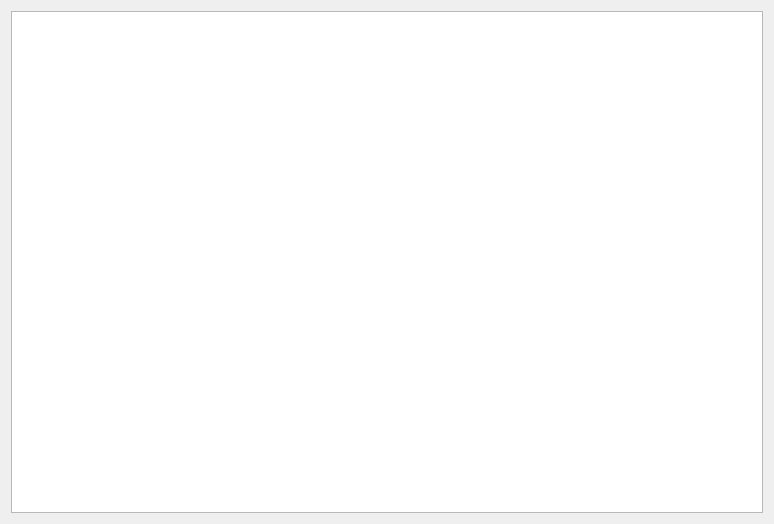
<?xml version="1.0" encoding="UTF-8"?>
<ui version="4.0">
 <class>Form</class>
 <widget class="QWidget" name="Form">
  <property name="geometry">
   <rect>
    <x>0</x>
    <y>0</y>
    <width>774</width>
    <height>524</height>
   </rect>
  </property>
  <property name="windowTitle">
   <string>Form</string>
  </property>
  <layout class="QHBoxLayout" name="horizontalLayout">
   <item>
    <widget class="BtmsStatusView" name="view"/>
   </item>
  </layout>
 </widget>
 <customwidgets>
  <customwidget>
   <class>BtmsStatusView</class>
   <extends>QGraphicsView</extends>
   <header>btms_ui.scene</header>
  </customwidget>
 </customwidgets>
 <resources/>
 <connections/>
</ui>
